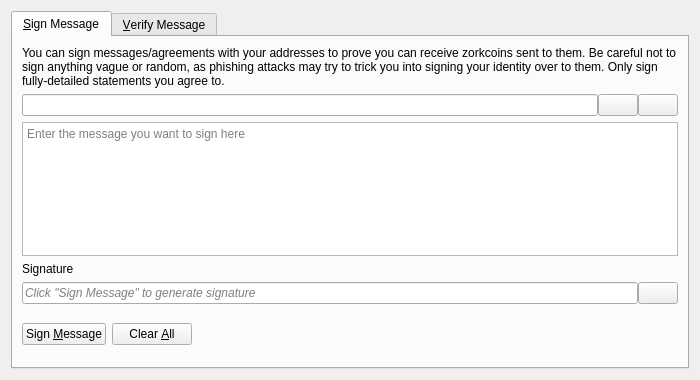
<?xml version="1.0" encoding="UTF-8"?>
<ui version="4.0">
 <class>SignVerifyMessageDialog</class>
 <widget class="QDialog" name="SignVerifyMessageDialog">
  <property name="geometry">
   <rect>
    <x>0</x>
    <y>0</y>
    <width>700</width>
    <height>380</height>
   </rect>
  </property>
  <property name="windowTitle">
   <string>Signatures - Sign / Verify a Message</string>
  </property>
  <property name="modal">
   <bool>true</bool>
  </property>
  <layout class="QVBoxLayout" name="verticalLayout">
   <item>
    <widget class="QTabWidget" name="tabWidget">
     <property name="currentIndex">
      <number>0</number>
     </property>
     <widget class="QWidget" name="tabSignMessage">
      <attribute name="title">
       <string>&amp;Sign Message</string>
      </attribute>
      <layout class="QVBoxLayout" name="verticalLayout_SM">
       <item>
        <widget class="QLabel" name="infoLabel_SM">
         <property name="text">
          <string>You can sign messages/agreements with your addresses to prove you can receive zorkcoins sent to them. Be careful not to sign anything vague or random, as phishing attacks may try to trick you into signing your identity over to them. Only sign fully-detailed statements you agree to.</string>
         </property>
         <property name="textFormat">
          <enum>Qt::PlainText</enum>
         </property>
         <property name="wordWrap">
          <bool>true</bool>
         </property>
        </widget>
       </item>
       <item>
        <layout class="QHBoxLayout" name="horizontalLayout_1_SM">
         <property name="spacing">
          <number>0</number>
         </property>
         <item>
          <widget class="QValidatedLineEdit" name="addressIn_SM">
           <property name="toolTip">
            <string>The Zorkcoin address to sign the message with</string>
           </property>
          </widget>
         </item>
         <item>
          <widget class="QPushButton" name="addressBookButton_SM">
           <property name="toolTip">
            <string>Choose previously used address</string>
           </property>
           <property name="text">
            <string/>
           </property>
           <property name="icon">
            <iconset resource="../bitcoin.qrc">
             <normaloff>:/icons/address-book</normaloff>:/icons/address-book</iconset>
           </property>
           <property name="shortcut">
            <string>Alt+A</string>
           </property>
           <property name="autoDefault">
            <bool>false</bool>
           </property>
          </widget>
         </item>
         <item>
          <widget class="QPushButton" name="pasteButton_SM">
           <property name="toolTip">
            <string>Paste address from clipboard</string>
           </property>
           <property name="text">
            <string/>
           </property>
           <property name="icon">
            <iconset resource="../bitcoin.qrc">
             <normaloff>:/icons/editpaste</normaloff>:/icons/editpaste</iconset>
           </property>
           <property name="shortcut">
            <string>Alt+P</string>
           </property>
           <property name="autoDefault">
            <bool>false</bool>
           </property>
          </widget>
         </item>
        </layout>
       </item>
       <item>
        <widget class="QPlainTextEdit" name="messageIn_SM">
         <property name="toolTip">
          <string>Enter the message you want to sign here</string>
         </property>
         <property name="placeholderText">
          <string>Enter the message you want to sign here</string>
         </property>
        </widget>
       </item>
       <item>
        <widget class="QLabel" name="signatureLabel_SM">
         <property name="text">
          <string>Signature</string>
         </property>
         <property name="textFormat">
          <enum>Qt::PlainText</enum>
         </property>
        </widget>
       </item>
       <item>
        <layout class="QHBoxLayout" name="horizontalLayout_2_SM">
         <property name="spacing">
          <number>0</number>
         </property>
         <item>
          <widget class="QLineEdit" name="signatureOut_SM">
           <property name="placeholderText">
            <string>Click "Sign Message" to generate signature</string>
           </property>
           <property name="font">
            <font>
             <italic>true</italic>
            </font>
           </property>
           <property name="readOnly">
            <bool>true</bool>
           </property>
          </widget>
         </item>
         <item>
          <widget class="QPushButton" name="copySignatureButton_SM">
           <property name="toolTip">
            <string>Copy the current signature to the system clipboard</string>
           </property>
           <property name="text">
            <string/>
           </property>
           <property name="icon">
            <iconset resource="../bitcoin.qrc">
             <normaloff>:/icons/editcopy</normaloff>:/icons/editcopy</iconset>
           </property>
           <property name="autoDefault">
            <bool>false</bool>
           </property>
          </widget>
         </item>
        </layout>
       </item>
       <item>
        <layout class="QHBoxLayout" name="horizontalLayout_3_SM">
         <item>
          <widget class="QPushButton" name="signMessageButton_SM">
           <property name="toolTip">
            <string>Sign the message to prove you own this Zorkcoin address</string>
           </property>
           <property name="text">
            <string>Sign &amp;Message</string>
           </property>
           <property name="icon">
            <iconset resource="../bitcoin.qrc">
             <normaloff>:/icons/edit</normaloff>:/icons/edit</iconset>
           </property>
           <property name="autoDefault">
            <bool>false</bool>
           </property>
          </widget>
         </item>
         <item>
          <widget class="QPushButton" name="clearButton_SM">
           <property name="toolTip">
            <string>Reset all sign message fields</string>
           </property>
           <property name="text">
            <string>Clear &amp;All</string>
           </property>
           <property name="icon">
            <iconset resource="../bitcoin.qrc">
             <normaloff>:/icons/remove</normaloff>:/icons/remove</iconset>
           </property>
           <property name="autoDefault">
            <bool>false</bool>
           </property>
          </widget>
         </item>
         <item>
          <spacer name="horizontalSpacer_1_SM">
           <property name="orientation">
            <enum>Qt::Horizontal</enum>
           </property>
           <property name="sizeHint" stdset="0">
            <size>
             <width>40</width>
             <height>48</height>
            </size>
           </property>
          </spacer>
         </item>
         <item>
          <widget class="QLabel" name="statusLabel_SM">
           <property name="font">
            <font>
             <weight>75</weight>
             <bold>true</bold>
            </font>
           </property>
           <property name="text">
            <string/>
           </property>
           <property name="wordWrap">
            <bool>true</bool>
           </property>
          </widget>
         </item>
         <item>
          <spacer name="horizontalSpacer_2_SM">
           <property name="orientation">
            <enum>Qt::Horizontal</enum>
           </property>
           <property name="sizeHint" stdset="0">
            <size>
             <width>40</width>
             <height>48</height>
            </size>
           </property>
          </spacer>
         </item>
        </layout>
       </item>
      </layout>
     </widget>
     <widget class="QWidget" name="tabVerifyMessage">
      <attribute name="title">
       <string>&amp;Verify Message</string>
      </attribute>
      <layout class="QVBoxLayout" name="verticalLayout_VM">
       <item>
        <widget class="QLabel" name="infoLabel_VM">
         <property name="text">
          <string>Enter the receiver's address, message (ensure you copy line breaks, spaces, tabs, etc. exactly) and signature below to verify the message. Be careful not to read more into the signature than what is in the signed message itself, to avoid being tricked by a man-in-the-middle attack. Note that this only proves the signing party receives with the address, it cannot prove sendership of any transaction!</string>
         </property>
         <property name="textFormat">
          <enum>Qt::PlainText</enum>
         </property>
         <property name="alignment">
          <set>Qt::AlignLeading|Qt::AlignLeft|Qt::AlignTop</set>
         </property>
         <property name="wordWrap">
          <bool>true</bool>
         </property>
        </widget>
       </item>
       <item>
        <layout class="QHBoxLayout" name="horizontalLayout_1_VM">
         <property name="spacing">
          <number>0</number>
         </property>
         <item>
          <widget class="QValidatedLineEdit" name="addressIn_VM">
           <property name="toolTip">
            <string>The Zorkcoin address the message was signed with</string>
           </property>
          </widget>
         </item>
         <item>
          <widget class="QPushButton" name="addressBookButton_VM">
           <property name="toolTip">
            <string>Choose previously used address</string>
           </property>
           <property name="text">
            <string/>
           </property>
           <property name="icon">
            <iconset resource="../bitcoin.qrc">
             <normaloff>:/icons/address-book</normaloff>:/icons/address-book</iconset>
           </property>
           <property name="shortcut">
            <string>Alt+A</string>
           </property>
           <property name="autoDefault">
            <bool>false</bool>
           </property>
          </widget>
         </item>
        </layout>
       </item>
       <item>
        <widget class="QPlainTextEdit" name="messageIn_VM">
          <property name="toolTip">
            <string>The signed message to verify</string>
          </property>
          <property name="placeholderText">
            <string>The signed message to verify</string>
          </property>
        </widget>
       </item>
       <item>
        <widget class="QValidatedLineEdit" name="signatureIn_VM">
          <property name="toolTip">
            <string>The signature given when the message was signed</string>
          </property>
          <property name="placeholderText">
            <string>The signature given when the message was signed</string>
          </property>
        </widget>
       </item>
       <item>
        <layout class="QHBoxLayout" name="horizontalLayout_2_VM">
         <item>
          <widget class="QPushButton" name="verifyMessageButton_VM">
           <property name="toolTip">
            <string>Verify the message to ensure it was signed with the specified Zorkcoin address</string>
           </property>
           <property name="text">
            <string>Verify &amp;Message</string>
           </property>
           <property name="icon">
            <iconset resource="../bitcoin.qrc">
             <normaloff>:/icons/transaction_0</normaloff>:/icons/transaction_0</iconset>
           </property>
           <property name="autoDefault">
            <bool>false</bool>
           </property>
          </widget>
         </item>
         <item>
          <widget class="QPushButton" name="clearButton_VM">
           <property name="toolTip">
            <string>Reset all verify message fields</string>
           </property>
           <property name="text">
            <string>Clear &amp;All</string>
           </property>
           <property name="icon">
            <iconset resource="../bitcoin.qrc">
             <normaloff>:/icons/remove</normaloff>:/icons/remove</iconset>
           </property>
           <property name="autoDefault">
            <bool>false</bool>
           </property>
          </widget>
         </item>
         <item>
          <spacer name="horizontalSpacer_1_VM">
           <property name="orientation">
            <enum>Qt::Horizontal</enum>
           </property>
           <property name="sizeHint" stdset="0">
            <size>
             <width>40</width>
             <height>48</height>
            </size>
           </property>
          </spacer>
         </item>
         <item>
          <widget class="QLabel" name="statusLabel_VM">
           <property name="font">
            <font>
             <weight>75</weight>
             <bold>true</bold>
            </font>
           </property>
           <property name="text">
            <string/>
           </property>
           <property name="wordWrap">
            <bool>true</bool>
           </property>
          </widget>
         </item>
         <item>
          <spacer name="horizontalSpacer_2_VM">
           <property name="orientation">
            <enum>Qt::Horizontal</enum>
           </property>
           <property name="sizeHint" stdset="0">
            <size>
             <width>40</width>
             <height>48</height>
            </size>
           </property>
          </spacer>
         </item>
        </layout>
       </item>
      </layout>
     </widget>
    </widget>
   </item>
  </layout>
 </widget>
 <customwidgets>
  <customwidget>
   <class>QValidatedLineEdit</class>
   <extends>QLineEdit</extends>
   <header>qt/qvalidatedlineedit.h</header>
  </customwidget>
 </customwidgets>
 <resources>
  <include location="../bitcoin.qrc"/>
 </resources>
 <connections/>
</ui>
